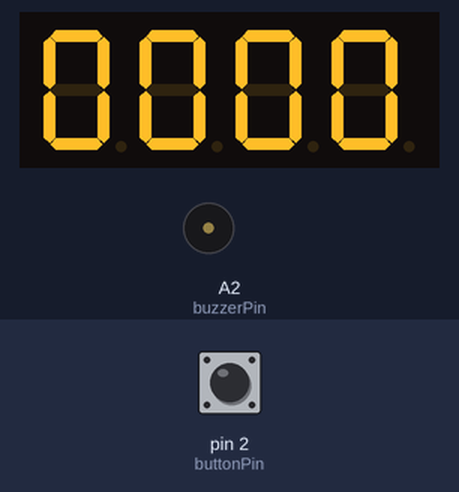
A program run on a simulated Arduino Uno, built with avr-gcc and run on an emulated ATmega328P. On the bench: 4-digit seven-segment display, buzzer (waves = sounding). Wiring (inferred from the names in the program): 4-digit 7-segment display, segments lit when LOW: segments pin 3, pin 4, pin 5, pin 6, pin 7, pin 8, pin 9; digit selects pin 10, pin 11, pin 12, pin 13. The inputs (shaded band) are chosen by the test bench; at power-on: pin 2 (buttonPin) HIGH. Random numbers use the default seed unless the program sets one; the segment pins are drawn as the display they are named for.

Above: at 1.2 s.
1.3 s: pin 2 (buttonPin) pulled LOW for 0.15 s
At 2.6 s:
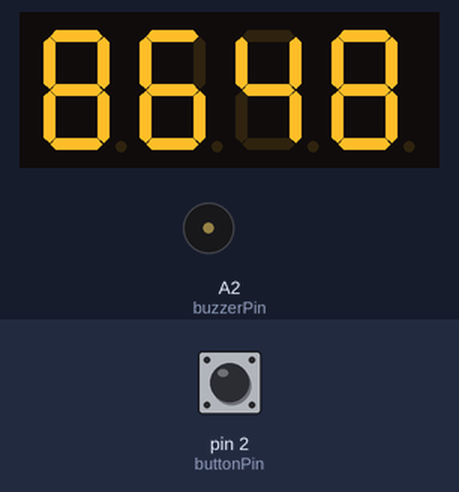
3.0 s: pin 2 (buttonPin) pulled LOW for 3.2 s
At 3.18 s:
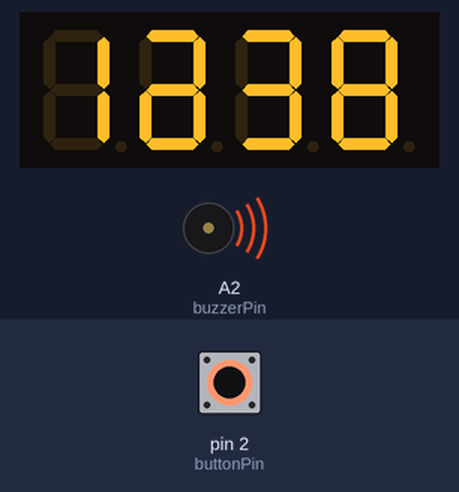
7.7 s: pin 2 (buttonPin) pulled LOW for 1 s
At 8.02 s:
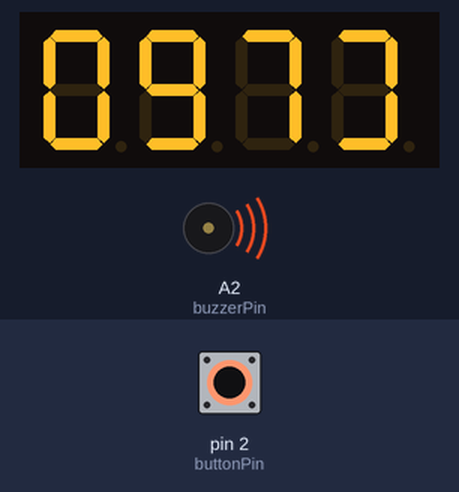
10.2 s: pin 2 (buttonPin) pulled LOW for 3.2 s
At 11.82 s:
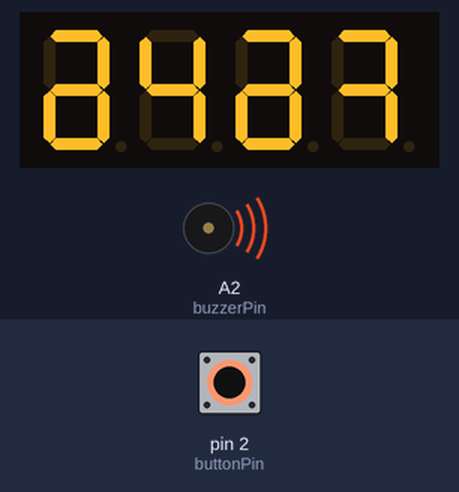
14.9 s: pin 2 (buttonPin) pulled LOW for 1 s
At 15.54 s:
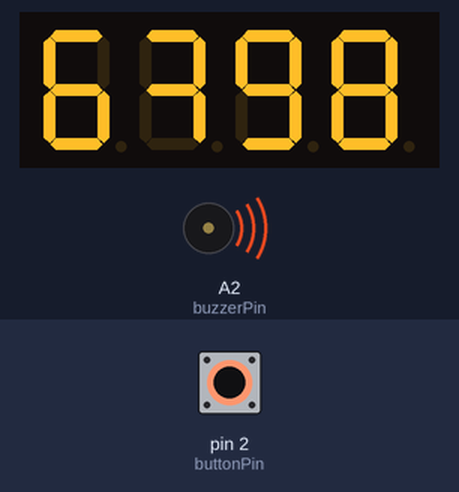
Timing chart, 0 to 17.9 s (numbered marks = the images above; inputs shaded):
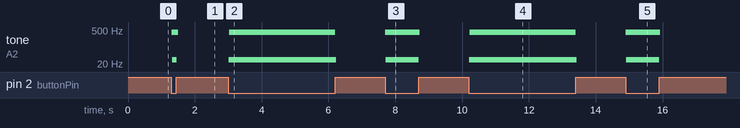

The program:

main.cpp
```cpp
#include <Arduino.h>

const int digitPins[] = {10, 11, 12, 13};  // 替換為實際連接的引腳
const int segmentPins[] = {3, 4, 5, 6, 7, 8, 9};  // 替換為實際連接的引腳
const int buttonPin = 2;  // 替換為實際連接的按鈕引腳
const int buzzerPin = A2;  // 替換為實際連接的蜂鳴器引腳

int randomNumber;

const int digitPatterns[][7] = {
    {0, 0, 0, 0, 0, 0, 1},  // 0
    {1, 0, 0, 1, 1, 1, 1},  // 1
    {0, 0, 1, 0, 0, 1, 0},  // 2
    {0, 0, 0, 0, 1, 1, 0},  // 3
    {1, 0, 0, 1, 1, 0, 0},  // 4
    {0, 1, 0, 0, 1, 0, 0},  // 5
    {0, 1, 0, 0, 0, 0, 0},  // 6
    {0, 0, 0, 1, 1, 1, 1},  // 7
    {0, 0, 0, 0, 0, 0, 0},  // 8
    {0, 0, 0, 0, 1, 0, 0}   // 9
  };

  void displayDigit(int digit) {

  for (int i = 0; i < 7; i++) {
    digitalWrite(segmentPins[i], digitPatterns[digit][i]);
  }
}

void displayNumber(int number) {
  for (int i = 0; i < 4; i++) {
    digitalWrite(digitPins[i], HIGH);  // 關閉所有數位
  }

  for (int i = 0; i < 7; i++) {
    digitalWrite(segmentPins[i], HIGH);  // 關閉所有數段（這裡使用 LOW 因為是共陽極）
  }

  // 顯示百位
  displayDigit(number / 1000);
  digitalWrite(digitPins[3], LOW);
  delay(1);
  digitalWrite(digitPins[3], HIGH);

  // 顯示十位
  displayDigit((number / 100) % 10);
  digitalWrite(digitPins[2], LOW);
  delay(1);
  digitalWrite(digitPins[2], HIGH);

  // 顯示個位
  displayDigit((number / 10) % 10);
  digitalWrite(digitPins[1], LOW);
  delay(1);
  digitalWrite(digitPins[1], HIGH);

  // 顯示個位
  displayDigit(number % 10);
  digitalWrite(digitPins[0], LOW);
  delay(1);
  digitalWrite(digitPins[0], HIGH);
}

void playDiceSound() {
  unsigned long previousMillis = 0;
  const int soundDuration = 150;  // 聲音持續時間（毫秒）
  const int sound1Frequency = 400;  // 第一個聲音的頻率
  const int sound2Frequency = 30;  // 第二個聲音的頻率
  static int soundState = 0;  // 0表示播放第一個聲音，1表示播放第二個聲音

  unsigned long currentMillis = millis();

  if (currentMillis - previousMillis >= soundDuration) {
    previousMillis = currentMillis;

    // 選擇要播放的聲音
    int frequency = (soundState == 0) ? sound1Frequency : sound2Frequency;

    // 播放聲音
    tone(buzzerPin, frequency, 50);
    // 切換到下一個聲音
    soundState = 1 - soundState;  // 切換0和1
  }
}

void setup() {
  // 設定數位引腳為輸出
  for (int i = 0; i < 4; i++) {
    pinMode(digitPins[i], OUTPUT);
  }

  // 設定數段引腳為輸出
  for (int i = 0; i < 7; i++) {
    pinMode(segmentPins[i], OUTPUT);
  }

  // 設定按鈕引腳為輸入
  pinMode(buttonPin, INPUT_PULLUP);
  pinMode(buzzerPin, OUTPUT);

  // 初始化亂數種子
  randomSeed(analogRead(0));
}

void loop() {
  if (digitalRead(buttonPin) == LOW) {
    randomNumber = random(0, 10000);  // 產生 0 到 9999 的隨機數
    playDiceSound();
  }
  displayNumber(randomNumber);
  delay(10);
}
```

Measured:
- after the input at 1.3 s, tone on A2 (buzzerPin): plays 400 Hz for 0.01 s, 30 Hz for 0.01 s, 400 Hz for 0.01 s, 30 Hz for 0.01 s, 400 Hz for 0.01 s, 30 Hz for 0.01 s … (11 notes in this stretch), starting at once; the display: first changes after 0.08 s (image 1 shows a later state)
- after the input at 3.0 s, tone on A2 (buzzerPin): plays 30 Hz for 0.01 s, 400 Hz for 0.01 s, 30 Hz for 0.01 s, 400 Hz for 0.01 s, 30 Hz for 0.01 s, 400 Hz for 0.01 s … (221 notes in this stretch), starting at once; the display: first changes after 0.10 s (image 2 shows a later state)
- after the input at 7.7 s, tone on A2 (buzzerPin): plays 400 Hz for 0.01 s, 30 Hz for 0.01 s, 400 Hz for 0.01 s, 30 Hz for 0.01 s, 400 Hz for 0.01 s, 30 Hz for 0.01 s … (69 notes in this stretch), starting at once; the display: first changes after 0.08 s (image 3 shows a later state)
- after the input at 10.2 s, tone on A2 (buzzerPin): plays 30 Hz for 0.01 s, 400 Hz for 0.01 s, 30 Hz for 0.01 s, 400 Hz for 0.01 s, 30 Hz for 0.01 s, 400 Hz for 0.01 s … (221 notes in this stretch), starting at once; the display: first changes after 0.10 s (image 4 shows a later state)
- after the input at 14.9 s, tone on A2 (buzzerPin): plays 400 Hz for 0.01 s, 30 Hz for 0.01 s, 400 Hz for 0.01 s, 30 Hz for 0.01 s, 400 Hz for 0.01 s, 30 Hz for 0.01 s … (69 notes in this stretch), starting at once; the display: first changes after 0.08 s (image 5 shows a later state)
